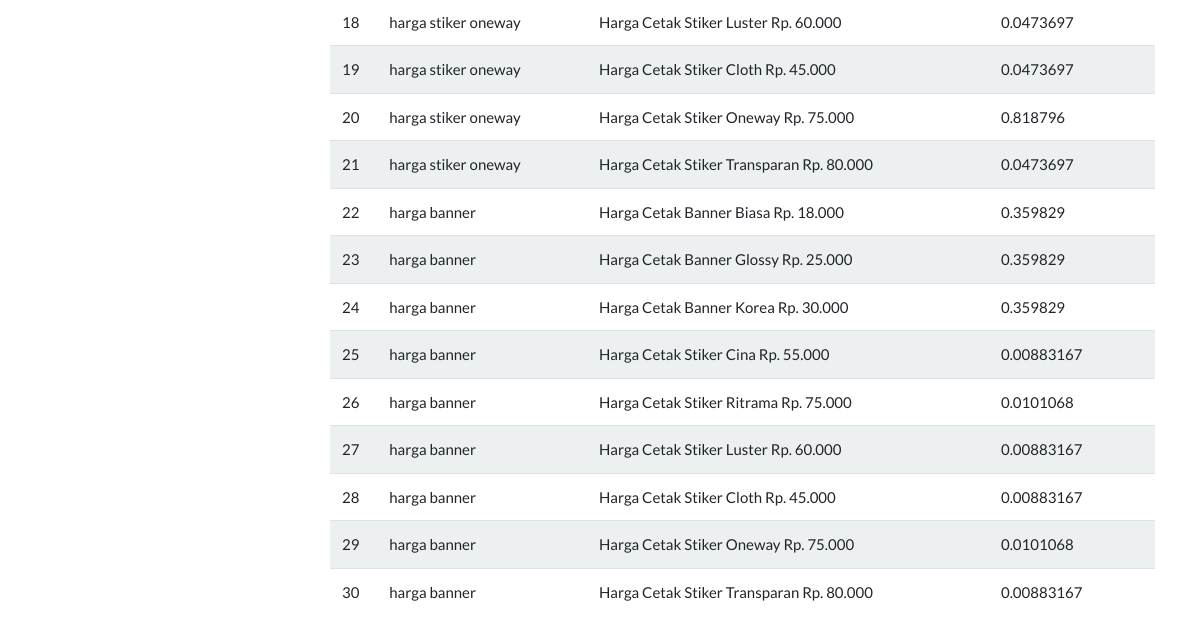
Page /admin/cache_index.php (signed in, lower part) on the earlier database version.
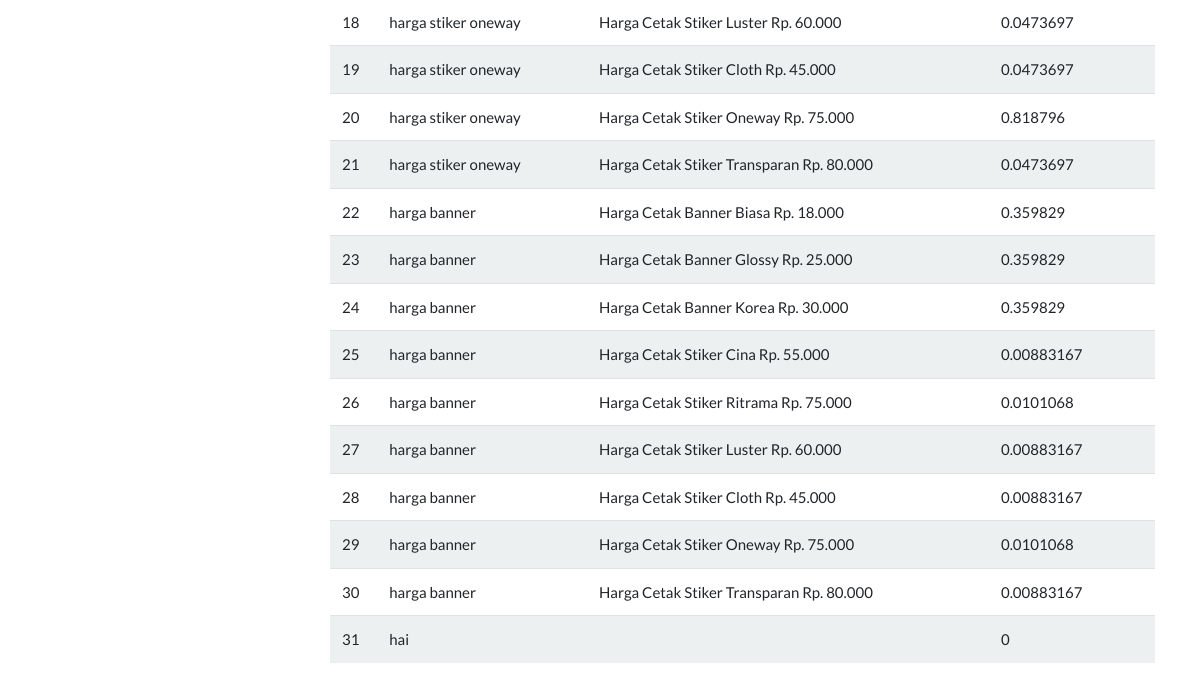
Same page on the later database version.
### tables this page shows
CREATE TABLE `tb_cache` (
  `id` int(11) NOT NULL,
  `query` varchar(255) NOT NULL,
  `doc_id` int(11) NOT NULL,
  `nilai` float NOT NULL
);

CREATE TABLE `tb_dokumen` (
  `id` int(11) NOT NULL,
  `dokumen` varchar(255) NOT NULL
);

### admin/cache_index.php (the view, shortened to what this page needs)
<?php include '../templates/admin_header.php'; ?>
<?php include '../templates/admin_sidebar.php'; ?>
<div class="col-md-9">
    <table class="table table-striped">
        <tbody>
            <?php
                include '../koneksi.php';
                $no = 1;
                $query = mysqli_query($koneksi, "SELECT c.*, d.dokumen FROM tb_cache AS C LEFT JOIN tb_dokumen AS d ON c.doc_id = d.id");
                while($result = mysqli_fetch_array($query)){
            ?>
            <tr>
                <td><?= $no++; ?></td>
                <td><?= $result['query']; ?></td>
                <td><?= $result['dokumen']; ?></td>
                <td><?= $result['nilai']; ?></td>
            </tr>
            <?php } ?>
        </tbody>
    </table>
</div>
<?php include '../templates/admin_footer.php'; ?>

### templates/admin_header.php (shortened to what this page needs)
<!DOCTYPE html>
<html lang="en">
<head>
    <link rel="stylesheet" href="../assets/css/bootstrap.css">
    <link rel="stylesheet" href="../assets/css/all.css">
    <link rel="stylesheet" href="../assets/css/select2.min.css">
    <link rel="stylesheet" href="../assets/css/select2-bootstrap4.min.css">
</head>
<body>

### templates/admin_sidebar.php (shortened to what this page needs)
<div class="container mt-5">
    <div class="row">
        <div class="col-md-3">
        </div>

### templates/admin_footer.php (shortened to what this page needs)
</div>
</div>
</body>
</html>

Differences in the rows shown:
added tb_cache: query "hai", nilai "0"
